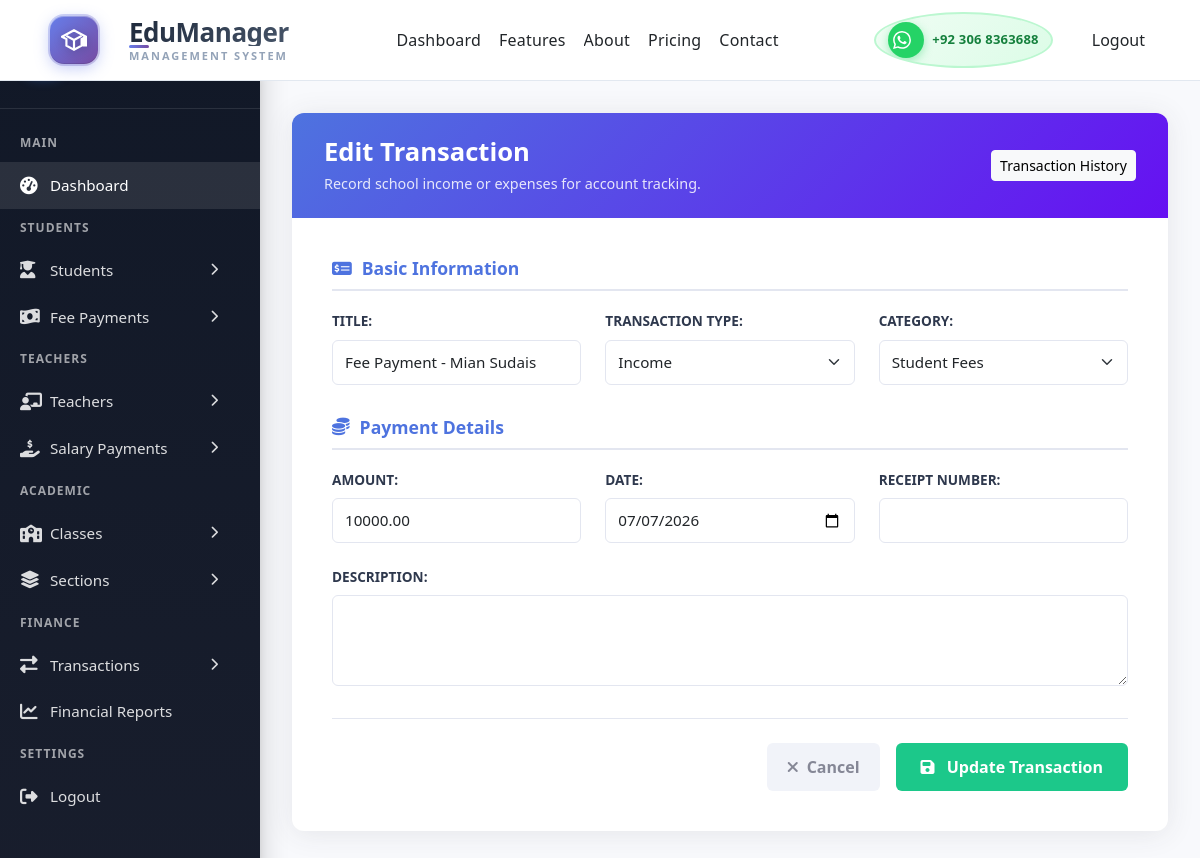
The app's page /transactions/update/9/ (signed in) with its own data.
### base/models.py (models this page shows, shortened)
class Transaction(models.Model):
    TRANSACTION_TYPES = (
        ('income', 'Income'),
        ('expense', 'Expense'),
    )
    CATEGORIES = (
        ('fee', 'Student Fees'),
        ('salary', 'Teacher Salaries'),
        ('utilities', 'Utilities'),
        ('maintenance', 'Maintenance'),
        ('supplies', 'Supplies'),
        ('equipment', 'Equipment'),
        ('rent', 'Rent'),
        ('other_income', 'Other Income'),
        ('other_expense', 'Other Expense'),
    )
    title = models.CharField(max_length=200)
    transaction_type = models.CharField(max_length=10, choices=TRANSACTION_TYPES)
    category = models.CharField(max_length=20, choices=CATEGORIES)
    amount = models.DecimalField(max_digits=12, decimal_places=2, validators=[MinValueValidator(0)])
    date = models.DateField(default=timezone.now)
    description = models.TextField(blank=True)
    receipt_number = models.CharField(max_length=50, blank=True)
    recorded_by = models.ForeignKey(User, on_delete=models.SET_NULL,
                                    null=True,
                                    blank=True,
                                    related_name="recorded_transactions"
                                    )
    created_at = models.DateTimeField(auto_now_add=True)
    class Meta:
        ordering = ['-date', '-created_at'] # First order by latest transaction date, then by creation time
        indexes = [
        models.Index(fields=['date']),
        models.Index(fields=['transaction_type']),
        models.Index(fields=['category'])
        ]

### base/views.py (the view)
# urls.py: path('transactions/update/<int:pk>/', views.transaction_update, name='transaction_update'),
@login_required(login_url='loginPage')
def transaction_update(request, pk):
    transaction = get_object_or_404(Transaction, pk=pk)
    if request.method == 'POST':
        form = TransactionForm(request.POST, instance=transaction)
        if form.is_valid():
            form.save()
            return redirect('transaction_list')
    else:
        form = TransactionForm(instance=transaction)
    return render(request, 'transactions/transaction_form.html', {'form': form, 'title': 'Edit Transaction'})

### base/forms.py
class TransactionForm(forms.ModelForm):
    class Meta:
        model = Transaction
        exclude = ['recorded_by']
        widgets = {
            'date': forms.DateInput(attrs={'type': 'date'}),
            'description': forms.Textarea(attrs={'rows': 3}),
        }
    def __init__(self, *args, **kwargs):
        super().__init__(*args, **kwargs)
        for field in self.fields.values():
            if not isinstance(field.widget, forms.CheckboxInput):
                field.widget.attrs.update({'class': 'form-control'})
        self.fields['transaction_type'].widget.attrs.update({'class': 'form-select'})
        self.fields['category'].widget.attrs.update({'class': 'form-select'})

### base/templates/transactions/transaction_form.html (shortened to what this page needs)
{% extends 'main.html' %}
{% load static %}
{% block content %}
<div class="sf-dashboard-layout">
    <div class="sf-sidebar">
        {% include 'sidebar.html' %}
    </div>
    <main class="sf-main-content">
        <div class="sf-card sf-animate">
            <div class="sf-header-box">
                <div class="sf-header-text">
                    <h1>{% if form.instance.pk %}Edit Transaction{% else %}Add Transaction{% endif %}</h1>
                    <p>Record school income or expenses for account tracking.</p>
                </div>
                <a href="{% url 'transaction_list' %}" class="btn btn-light btn-sm">Transaction History</a>
            </div>
            <form method="POST" class="sf-body" novalidate>
                <div class="sf-section-block">
                    <h3><i class="fas fa-money-check-alt"></i> Basic Information</h3>
                    <div class="sf-fields-row">
                        <div class="sf-field-group">
                            {{ form.title.label_tag }}{{ form.title }}
                        </div>
                        <div class="sf-field-group">
                            {{ form.transaction_type.label_tag }}{{ form.transaction_type }}
                        </div>
                        <div class="sf-field-group">
                            {{ form.category.label_tag }}{{ form.category }}
                        </div>
                    </div>
                </div>
                <div class="sf-section-block">
                    <h3><i class="fas fa-coins"></i> Payment Details</h3>
                    <div class="sf-fields-row">
                        <div class="sf-field-group">
                            {{ form.amount.label_tag }}{{ form.amount }}
                        </div>
                        <div class="sf-field-group">
                            {{ form.date.label_tag }}{{ form.date }}
                        </div>
                        <div class="sf-field-group">
                            {{ form.receipt_number.label_tag }}{{ form.receipt_number }}
                        </div>
                        <div class="sf-field-group sf-span-3">
                            {{ form.description.label_tag }}{{ form.description }}
                        </div>
                    </div>
                </div>
                <div class="sf-actions">
                    <a href="{% url 'transaction_list' %}" class="sf-btn-back">
                        <i class="fas fa-times me-2"></i> Cancel
                    </a>
                    <button type="submit" class="sf-btn-save">
                        <i class="fas fa-save me-2"></i>
                        {% if form.instance.pk %}Update Transaction{% else %}Save Transaction{% endif %}
                    </button>
                </div>
            </form>
        </div>
    </main>
</div>
{% endblock %}

### static/styles/style_0.css (style rules this page uses)
*, *::before, *::after { box-sizing: border-box; }
body { margin: 0; padding: 0; font-family: 'Segoe UI', Tahoma, Geneva, Verdana, sans-serif; background: #f8fafc; }
:root { --primary: #0f172a; --primary-light: #1e293b; --accent: #3b82f6; --accent-glow: #60a5fa; --whatsapp: #25d366; --whatsapp-dark: #128c7e; --text: #64748b; --text-dark: #0f172a; --bg: #ffffff; --border: #e2e8f0; --shadow: 0 4px 6px -1px rgba(0, 0, 0, 0.1); --shadow-lg: 0 10px 15px -3px rgba(0, 0, 0, 0.1); --radius: 8px; --radius-lg: 12px; }
html { scroll-behavior: smooth; scroll-padding-top: 100px; }

### static/styles/navbar.css (style rules this page uses)
.btn { display: inline-flex; align-items: center; justify-content: center; font-size: 13px; font-weight: 600; text-decoration: none; padding: 8px 16px; border-radius: var(--radius); transition: all 0.3s cubic-bezier(0.4, 0, 0.2, 1); cursor: pointer; border: none; font-family: inherit; white-space: nowrap; flex-shrink: 0; position: relative; overflow: hidden; }
.btn::before { content: ''; position: absolute; top: 50%; left: 50%; width: 0; height: 0; border-radius: 50%; background: rgba(255, 255, 255, 0.3); transform: translate(-50%, -50%); transition: width 0.6s, height 0.6s; }

### static/styles/login.css (style rules this page uses)
:root { --color-primary: #3b82f6; --color-primary-hover: #2563eb; --color-primary-active: #1d4ed8; --color-secondary: #64748b; --color-success: #10b981; --color-error: #ef4444; --color-warning: #f59e0b; --color-info: #3b82f6; --color-white: #ffffff; --color-gray-50: #f8fafc; --color-gray-100: #f1f5f9; --color-gray-200: #e2e8f0; --color-gray-300: #cbd5e1; --color-gray-400: #94a3b8; --color-gray-500: #64748b; --color-gray-600: #475569; --color-gray-700: #334155; --color-gray-800: #1e293b; --color-gray-900: #0f172a; --font-sans: -apple-system, BlinkMacSystemFont, "Segoe UI", Roboto, "Helvetica Neue", Arial, sans-serif; --font-mono: ui-monospace, SFMono-Regular, "SF Mono", Menlo, Consolas, monospace; --space-1: 0.25rem; --space-2: 0.5rem; --space-3: 0.75rem; --space-4: 1rem; --space-5: 1.25rem; --space-6: 1.5rem; --space-8: 2rem; --space-10: 2.5rem; --radius-sm: 0.375rem; --radius-md: 0.5rem; --radius-lg: 0.75rem; --radius-xl: 1rem; --shadow-sm: 0 1px 2px 0 rgb(0 0 0 / 0.05); --shadow-md: 0 4px 6px -1px rgb(0 0 0 / 0.1), 0 2px 4px -2px rgb(0 0 0 / 0.1); --shadow-lg: 0 10px 15px -3px rgb(0 0 0 / 0.1), 0 4px 6px -4px rgb(0 0 0 / 0.1); --shadow-xl: 0 20px 25px -5px rgb(0 0 0 / 0.1), 0 8px 10px -6px rgb(0 0 0 / 0.1); --transition-fast: 150ms cubic-bezier(0.4, 0, 0.2, 1); --transition-base: 200ms cubic-bezier(0.4, 0, 0.2, 1); --transition-slow: 300ms cubic-bezier(0.4, 0, 0.2, 1); }

### static/styles/dashboard.css (style rules this page uses)
:root { --primary-50: #eff6ff; --primary-100: #dbeafe; --primary-200: #bfdbfe; --primary-500: #3b82f6; --primary-600: #2563eb; --primary-700: #1d4ed8; --primary-900: #1e3a8a; --success: #10b981; --success-light: #d1fae5; --warning: #f59e0b; --warning-light: #fef3c7; --danger: #ef4444; --danger-light: #fee2e2; --purple: #8b5cf6; --purple-light: #ede9fe; --gray-50: #f9fafb; --gray-100: #f3f4f6; --gray-200: #e5e7eb; --gray-300: #d1d5db; --gray-400: #9ca3af; --gray-500: #6b7280; --gray-600: #4b5563; --gray-700: #374151; --gray-800: #1f2937; --gray-900: #111827; --space-1: 0.25rem; --space-2: 0.5rem; --space-3: 0.75rem; --space-4: 1rem; --space-5: 1.25rem; --space-6: 1.5rem; --space-8: 2rem; --space-10: 2.5rem; --space-12: 3rem; --sidebar-width: 280px; --sidebar-collapsed: 80px; --header-height: 80px; --radius-sm: 0.375rem; --radius-md: 0.5rem; --radius-lg: 0.75rem; --radius-xl: 1rem; --radius-2xl: 1.5rem; --radius-full: 9999px; --shadow-sm: 0 1px 2px 0 rgb(0 0 0 / 0.05); --shadow-md: 0 4px 6px -1px rgb(0 0 0 / 0.1), 0 2px 4px -2px rgb(0 0 0 / 0.1); --shadow-lg: 0 10px 15px -3px rgb(0 0 0 / 0.1), 0 4px 6px -4px rgb(0 0 0 / 0.1); --shadow-xl: 0 20px 25px -5px rgb(0 0 0 / 0.1), 0 8px 10px -6px rgb(0 0 0 / 0.1); --shadow-glow: 0 0 20px rgba(59, 130, 246, 0.3); --transition-fast: 150ms cubic-bezier(0.4, 0, 0.2, 1); --transition-base: 200ms cubic-bezier(0.4, 0, 0.2, 1); --transition-slow: 300ms cubic-bezier(0.4, 0, 0.2, 1); --transition-spring: 500ms cubic-bezier(0.68, -0.55, 0.265, 1.55); }
* { margin: 0; padding: 0; box-sizing: border-box; }
html, body { margin: 0; padding: 0; width: 100%; max-width: 100%; overflow-x: hidden; height: 100vh; }

### static/styles/teacher_form.css (style rules this page uses)
:root { --tf-primary: #4e73df; --tf-success: #1cc88a; --tf-bg-light: #f8f9fc; --tf-text-dark: #2e384d; --tf-border: #e3e6f0; --tf-shadow: 0 0.15rem 1.75rem 0 rgba(58, 59, 69, 0.1); }

### static/styles/class_all.css (style rules this page uses)
:root { --tf-primary: #4f46e5; --tf-success: #10b981; --tf-danger: #ef4444; --tf-border: #e2e8f0; }

### records on screen
Transaction: title "Fee Payment - Mian Sudais", transaction_type "Income", category "Student Fees", amount "10000.00", date "07/07/2026"
